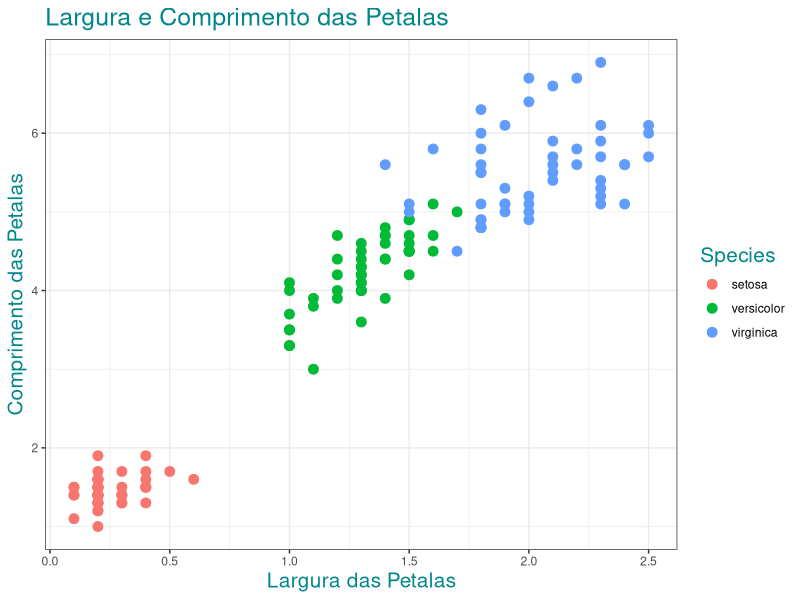

The R source for this figure:
# Define the workspace that contain all the data
setwd("<replace by your current workspace folder>")

# install packages
install.packages("dplyr")
install.packages("data.table")
install.packages("ggplot2")

# define packages
library(dplyr)
library(data.table)
library(ggplot2)

# define data set
dados_iris <- iris

# Create a measure median summarizing the Iris data group by Species
# Summarize the data set by median data for Sepal and Petal by lendgh and Width
# View data set sumarization
library(dplyr)
media_iris <- summarize(group_by(dados_iris, Species),
                        media_sepal_length = mean(Sepal.Length),
                        media_sepal_width = mean(Sepal.Width),
                        media_petal_length = mean(Petal.Length),
                        media_petal_width = mean(Petal.Width))
View(media_iris)


# transform the data set to a table 
# Perform the transformation of data type of Sepal Lengh field
library(data.table)
dados_iris_id <- data.table(dados_iris)
View(dados_iris_id)
dados_iris_id$Sepal.Length <- as.integer(dados_iris_id$Sepal.Length)
View(dados_iris_id)


# Plot the data using ggplot2 library to a chart view
library(ggplot2)
ggplot(data = dados_iris, aes(x = Petal.Width, y=Petal.Length)) +
  geom_point(aes(color = Species), size=3)+
  ggtitle("Largura e Comprimento das Petalas")+
  labs(x = "Largura das Petalas", 
       y = "Comprimento das Petalas")+
  theme_bw()+
  theme(title = element_text(size=15, color="turquoise4"))
